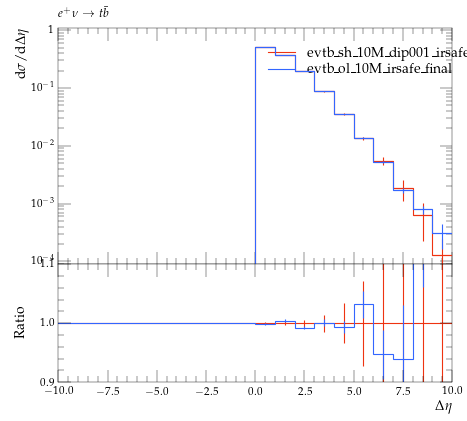

This figure's Python source:
#! /usr/bin/env python

# This Python script was auto-generated using YODA v2.0.0.
# Analysis object: /evtb/inc_tjg_deta
# Timestamp: 16-04-2024 (14:02:27)

import matplotlib as mpl
import matplotlib.pyplot as plt
mpl.use('Agg') # comment out for interactive use
import os
import numpy as np

plotDir = os.path.split(os.path.realpath(__file__))[0]
if 'YODA_USER_PLOT_PATH' in globals():
    plot_outdir = globals()['YODA_USER_PLOT_PATH']
else:
    plot_outdir = plotDir

#plot style
plt.style.use(os.path.join(plotDir, '../default.mplstyle'))
# plot metadata
figW, figH = plt.rcParams['figure.figsize']
ax_xLabel = r'$\Delta\eta$'
ax_yLabel = r'$\mathrm{d}\sigma / \mathrm{d} \Delta\eta$ '
ax_title  = r'$e^+ \nu \to t \bar b$'
ax_xScale = 'linear'
ax_yScale = 'log'
xLims = (-10.0, 10.0)
yLims = (9e-05, 1.1)

# TeX-friendly labels for the legend
labels = [ r"evtb\_sh\_10M\_dip001\_irsafe\_final", r"evtb\_ol\_10M\_irsafe\_final" ]

# Create figure and axis objects
fig, (ax, ratio0_ax) = plt.subplots(2, 1, sharex=True,
                  figsize=(figW,figH), gridspec_kw={'height_ratios': (2, 1)})
ratio0_ax.yaxis.set_major_locator(mpl.ticker.MultipleLocator(0.1))
ratio0_ax.set_ylim(0.9, 1.1)
ratio0_ax.set_ylabel('Ratio')

# LineColor map: curve index -> color
linecolors = {0: '#EE3311', 1: '#3366FF'}
# the numerical data is stored in a separate file
dataf = dict()
prefix = os.path.split(__file__)[0]
if prefix:    prefix = prefix + '/'
exec(open(prefix+'inc_tjg_deta__data.py').read(), dataf)


legend_handles = [] # keep track of handles for the legend

# style options for curves
# starts at zorder>=5 to draw curve on top of legend
styles = {
  'curve0': {
    'color' : linecolors[0],
    'linestyle' : '-',
    'marker' : 'o',
    'zorder' : 5,
    'histstyle' : True,
  },
  'curve1': {
    'color' : linecolors[1],
    'linestyle' : '-',
    'marker' : 'o',
    'zorder' : 6,
    'histstyle' : True,
  },
}
# curve from input yoda files in main panel
for label in dataf['yvals'].keys():
    if all(np.isnan(v) for v in dataf['yvals'][label]):
        continue
    tmp = None
    if styles[label]['histstyle']: # draw as histogram
        tmp, = ax.plot(dataf['xedges'], dataf['yedges'][label],
                       color=styles[label]['color'],
                       linestyle=styles[label]['linestyle'],
                       drawstyle='steps-pre', solid_joinstyle='miter',
                       zorder=styles[label]['zorder'], label=label)
        ax.errorbar(dataf['xpoints'], dataf['yvals'][label], color=styles[label]['color'],
                    xerr=dataf['xerrs'], yerr=[dataf['ydowns'][label], dataf['yups'][label]],
                    linestyle='none', zorder=styles[label]['zorder'])
    else: # draw as scatter
        tmp = ax.errorbar(dataf['xpoints'], dataf['yvals'][label],
                          xerr=dataf['xerrs'],
                          yerr=[ dataf['ydowns'][label],
                          dataf['yups'][label] ],
                          fmt=styles[label]['marker'],
                          ecolor=styles[label]['color'],
                          color=styles[label]['color'], zorder=2)
        tmp[-1][0].set_linestyle(styles[label]['linestyle'])
    legend_handles += [tmp]
    for varLabel in dataf['variation_yvals'].keys():
        if varLabel.startswith(label):
            tmp, = ax.plot(dataf['xedges'], dataf['variation_yvals'][varLabel],
                           color=styles[label]['color'],
                           linestyle=styles[label]['linestyle'],
                           drawstyle='steps-pre', solid_joinstyle='miter',
                           zorder=styles[label]['zorder'], alpha=0.5)


# plots on ratio panel
# curve from input yoda files in ratio panel
for label, yvals in dataf['ratio0_yvals'].items():
    if all(np.isnan(v) for v in yvals):
        continue
    if styles[label]['histstyle']: # plot as histogram
        ratio0_ax.plot(dataf['xedges'], yvals,
                       color=styles[label]['color'],
                       linestyle=styles[label]['linestyle'],
                       drawstyle='steps-pre', zorder=1,
                       solid_joinstyle='miter')
        ratio0_ax.vlines(dataf['xpoints'],
                         dataf['ratio0_ymin'][label],
                         dataf['ratio0_ymax'][label],
                         color=styles[label]['color'], zorder=1)
    else: # plot as scatter
        tmp = ratio0_ax.errorbar(dataf['xpoints'],
                                 yvals, xerr=dataf['xerrs'],
                                 yerr=dataf['ratio0_yerrs'][label],
                                 fmt=styles[label]['marker'],
                                 ecolor=styles[label]['color'],
                                 color=styles[label]['color'])
        tmp[-1][0].set_linestyle(styles[label]['linestyle'])

    for varlabel in dataf['ratio0_variation_vals'].keys():
        if varlabel.startswith(label):
            ratio0_ax.plot(dataf['xedges'],
                            dataf['ratio0_variation_vals'][varlabel],
                            color=styles[label]['color'],
                            linestyle=styles[label]['linestyle'],
                            drawstyle='steps-pre', solid_joinstyle='miter',
                            zorder=1, alpha=0.5)

legend_pos = (0.5, 0.97)
ax.legend(legend_handles, labels, loc='upper left', bbox_to_anchor=legend_pos)

# set plot metadata as defined above
ratio0_ax.set_xlabel(ax_xLabel)
ratio0_ax.xaxis.set_label_coords(1., -.15)
ax.set_ylabel(ax_yLabel, loc='top')
ax.set_title(ax_title, loc='left')
ax.set_xscale(ax_xScale)
ax.set_yscale(ax_yScale)
ax.set_xlim(xLims)
ax.set_ylim(yLims)

# tick formatting
plt.rcParams['xtick.top'] = True
plt.rcParams['ytick.right'] = True
ax.yaxis.set_major_locator(mpl.ticker.LogLocator(base=10.0, numticks=np.inf))
ax.yaxis.set_minor_locator(mpl.ticker.LogLocator(
                           base=10.0, subs=np.arange(0.1, 1, 0.1), numticks=np.inf))
fig.align_ylabels((ax, ratio0_ax))
plt.savefig(os.path.join(plot_outdir, 'inc_tjg_deta.pdf'), format='PDF')
plt.savefig(os.path.join(plot_outdir, 'inc_tjg_deta.png'), format='PNG')

plt.close(fig)
